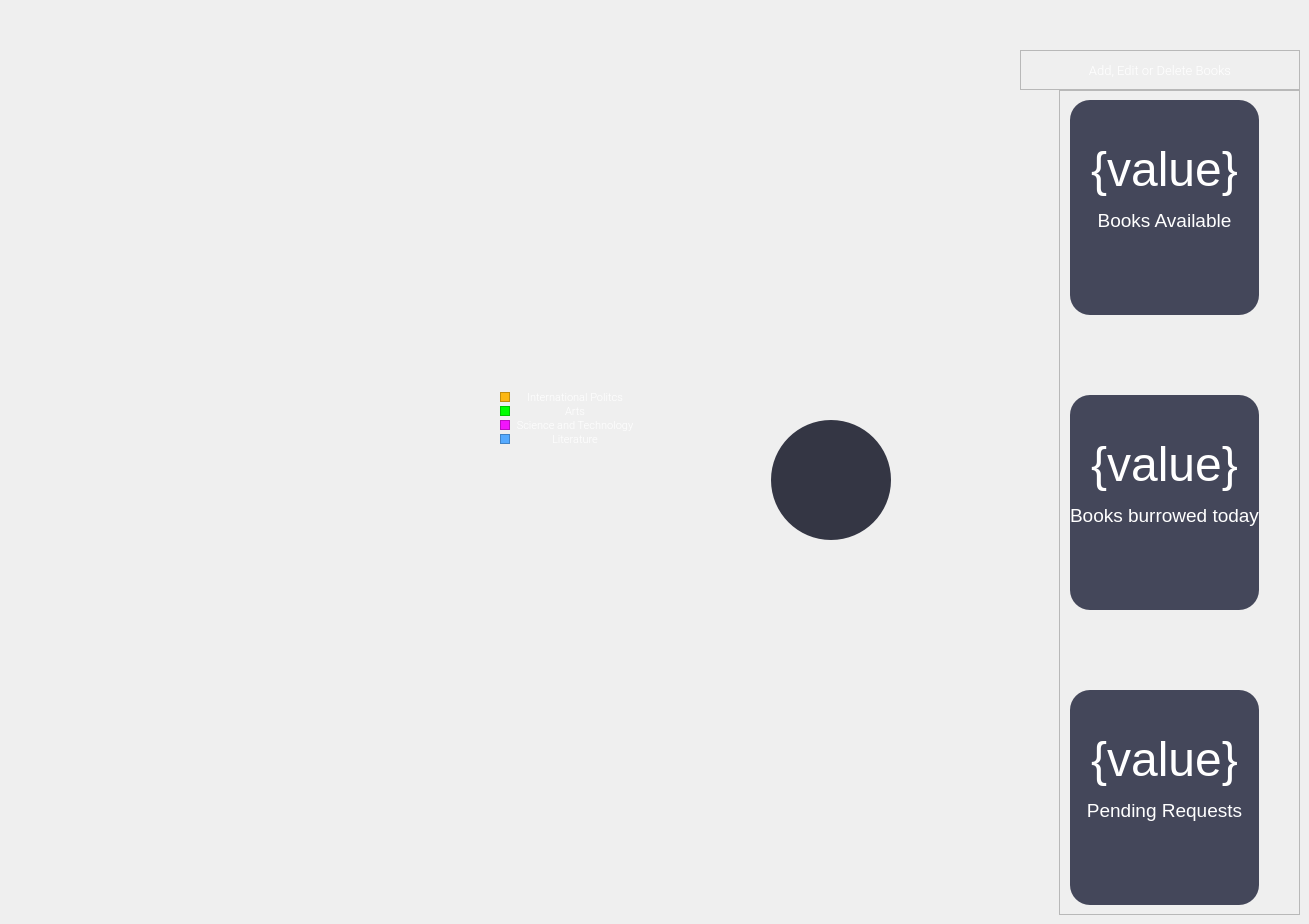
               <widget class="QWidget" name="page">
                <widget class="QFrame" name="frame_63">
                 <property name="geometry">
                  <rect>
                   <x>1020</x>
                   <y>50</y>
                   <width>280</width>
                   <height>865</height>
                  </rect>
                 </property>
                 <property name="maximumSize">
                  <size>
                   <width>280</width>
                   <height>16777215</height>
                  </size>
                 </property>
                 <property name="frameShape">
                  <enum>QFrame::NoFrame</enum>
                 </property>
                 <property name="frameShadow">
                  <enum>QFrame::Plain</enum>
                 </property>
                 <layout class="QVBoxLayout" name="verticalLayout_53">
                  <property name="spacing">
                   <number>0</number>
                  </property>
                  <property name="leftMargin">
                   <number>0</number>
                  </property>
                  <property name="topMargin">
                   <number>0</number>
                  </property>
                  <property name="rightMargin">
                   <number>0</number>
                  </property>
                  <property name="bottomMargin">
                   <number>0</number>
                  </property>
                  <item>
                   <widget class="QFrame" name="frame_98">
                    <property name="minimumSize">
                     <size>
                      <width>0</width>
                      <height>40</height>
                     </size>
                    </property>
                    <property name="maximumSize">
                     <size>
                      <width>16777215</width>
                      <height>40</height>
                     </size>
                    </property>
                    <property name="frameShape">
                     <enum>QFrame::StyledPanel</enum>
                    </property>
                    <property name="frameShadow">
                     <enum>QFrame::Raised</enum>
                    </property>
                    <layout class="QHBoxLayout" name="horizontalLayout_79">
                     <item>
                      <widget class="QLabel" name="allbooksLable_30">
                       <property name="font">
                        <font>
                         <family>Roboto Light</family>
                         <pointsize>10</pointsize>
                        </font>
                       </property>
                       <property name="styleSheet">
                        <string notr="true">color:white;</string>
                       </property>
                       <property name="text">
                        <string>Add, Edit or Delete Books</string>
                       </property>
                       <property name="alignment">
                        <set>Qt::AlignCenter</set>
                       </property>
                      </widget>
                     </item>
                    </layout>
                   </widget>
                  </item>
                  <item alignment="Qt::AlignRight">
                   <widget class="QFrame" name="frame_99">
                    <property name="maximumSize">
                     <size>
                      <width>280</width>
                      <height>16777215</height>
                     </size>
                    </property>
                    <property name="frameShape">
                     <enum>QFrame::StyledPanel</enum>
                    </property>
                    <property name="frameShadow">
                     <enum>QFrame::Raised</enum>
                    </property>
                    <layout class="QVBoxLayout" name="verticalLayout_54">
                     <property name="spacing">
                      <number>80</number>
                     </property>
                     <property name="leftMargin">
                      <number>10</number>
                     </property>
                     <property name="rightMargin">
                      <number>40</number>
                     </property>
                     <item>
                      <widget class="QLabel" name="booksAvailLabel_9">
                       <property name="styleSheet">
                        <string notr="true">QLabel{
	border-radius: 20px;
	background-color: rgb(68, 71, 90);
	
	font: 25 8pt &quot;Roboto Thin&quot;;
	color: white;
}</string>
                       </property>
                       <property name="text">
                        <string>&lt;html&gt;&lt;head/&gt;&lt;body&gt;&lt;p align=&quot;center&quot;&gt;&lt;span style=&quot; font-size:36pt;&quot;&gt;{value}&lt;/span&gt;&lt;/p&gt;&lt;p align=&quot;center&quot;&gt;&lt;span style=&quot; font-size:14pt;&quot;&gt;Books Available&lt;/span&gt;&lt;/p&gt;&lt;p&gt;&lt;br/&gt;&lt;/p&gt;&lt;/body&gt;&lt;/html&gt;</string>
                       </property>
                      </widget>
                     </item>
                     <item>
                      <widget class="QLabel" name="label_19">
                       <property name="styleSheet">
                        <string notr="true">QLabel{
	border-radius: 20px;
	background-color: rgb(68, 71, 90);
	
	font: 25 8pt &quot;Roboto Thin&quot;;
	color: white;
}</string>
                       </property>
                       <property name="text">
                        <string>&lt;html&gt;&lt;head/&gt;&lt;body&gt;&lt;p align=&quot;center&quot;&gt;&lt;span style=&quot; font-size:36pt;&quot;&gt;{value}&lt;/span&gt;&lt;/p&gt;&lt;p align=&quot;center&quot;&gt;&lt;span style=&quot; font-size:14pt;&quot;&gt;Books burrowed today&lt;/span&gt;&lt;/p&gt;&lt;p&gt;&lt;br/&gt;&lt;/p&gt;&lt;/body&gt;&lt;/html&gt;</string>
                       </property>
                      </widget>
                     </item>
                     <item>
                      <widget class="QLabel" name="label_20">
                       <property name="styleSheet">
                        <string notr="true">QLabel{
	border-radius: 20px;
	background-color: rgb(68, 71, 90);
	
	font: 25 8pt &quot;Roboto Thin&quot;;
	color: white;
}</string>
                       </property>
                       <property name="text">
                        <string>&lt;html&gt;&lt;head/&gt;&lt;body&gt;&lt;p align=&quot;center&quot;&gt;&lt;span style=&quot; font-size:36pt;&quot;&gt;{value}&lt;/span&gt;&lt;/p&gt;&lt;p align=&quot;center&quot;&gt;&lt;span style=&quot; font-size:14pt;&quot;&gt;Pending Requests&lt;/span&gt;&lt;/p&gt;&lt;p&gt;&lt;br/&gt;&lt;/p&gt;&lt;/body&gt;&lt;/html&gt;</string>
                       </property>
                      </widget>
                     </item>
                    </layout>
                   </widget>
                  </item>
                 </layout>
                </widget>
                <widget class="QWidget" name="layoutWidget">
                 <property name="geometry">
                  <rect>
                   <x>500</x>
                   <y>300</y>
                   <width>136</width>
                   <height>232</height>
                  </rect>
                 </property>
                 <layout class="QGridLayout" name="gridLayout_17">
                  <property name="sizeConstraint">
                   <enum>QLayout::SetFixedSize</enum>
                  </property>
                  <property name="topMargin">
                   <number>30</number>
                  </property>
                  <property name="bottomMargin">
                   <number>30</number>
                  </property>
                  <property name="verticalSpacing">
                   <number>0</number>
                  </property>
                  <item row="4" column="1">
                   <widget class="QLabel" name="allbooksLable_33">
                    <property name="font">
                     <font>
                      <family>Roboto Light</family>
                      <pointsize>8</pointsize>
                     </font>
                    </property>
                    <property name="styleSheet">
                     <string notr="true">color:white;</string>
                    </property>
                    <property name="text">
                     <string>Literature</string>
                    </property>
                    <property name="alignment">
                     <set>Qt::AlignCenter</set>
                    </property>
                   </widget>
                  </item>
                  <item row="2" column="1">
                   <widget class="QLabel" name="allbooksLable_34">
                    <property name="font">
                     <font>
                      <family>Roboto Light</family>
                      <pointsize>8</pointsize>
                     </font>
                    </property>
                    <property name="styleSheet">
                     <string notr="true">color:white;</string>
                    </property>
                    <property name="text">
                     <string>Arts</string>
                    </property>
                    <property name="alignment">
                     <set>Qt::AlignCenter</set>
                    </property>
                   </widget>
                  </item>
                  <item row="2" column="0">
                   <widget class="QFrame" name="frame_128">
                    <property name="maximumSize">
                     <size>
                      <width>16777215</width>
                      <height>10</height>
                     </size>
                    </property>
                    <property name="styleSheet">
                     <string notr="true">background-color: rgb(0, 255, 0);</string>
                    </property>
                    <property name="frameShape">
                     <enum>QFrame::StyledPanel</enum>
                    </property>
                    <property name="frameShadow">
                     <enum>QFrame::Raised</enum>
                    </property>
                   </widget>
                  </item>
                  <item row="4" column="0">
                   <widget class="QFrame" name="frame_129">
                    <property name="minimumSize">
                     <size>
                      <width>0</width>
                      <height>10</height>
                     </size>
                    </property>
                    <property name="maximumSize">
                     <size>
                      <width>16777215</width>
                      <height>10</height>
                     </size>
                    </property>
                    <property name="styleSheet">
                     <string notr="true">background-color: rgb(85, 170, 255);</string>
                    </property>
                    <property name="frameShape">
                     <enum>QFrame::StyledPanel</enum>
                    </property>
                    <property name="frameShadow">
                     <enum>QFrame::Raised</enum>
                    </property>
                   </widget>
                  </item>
                  <item row="5" column="1">
                   <spacer name="verticalSpacer_5">
                    <property name="orientation">
                     <enum>Qt::Vertical</enum>
                    </property>
                    <property name="sizeType">
                     <enum>QSizePolicy::Fixed</enum>
                    </property>
                    <property name="sizeHint" stdset="0">
                     <size>
                      <width>20</width>
                      <height>60</height>
                     </size>
                    </property>
                   </spacer>
                  </item>
                  <item row="1" column="1">
                   <widget class="QLabel" name="allbooksLable_35">
                    <property name="font">
                     <font>
                      <family>Roboto Light</family>
                      <pointsize>8</pointsize>
                     </font>
                    </property>
                    <property name="styleSheet">
                     <string notr="true">color:white;</string>
                    </property>
                    <property name="text">
                     <string>International Politcs</string>
                    </property>
                    <property name="alignment">
                     <set>Qt::AlignCenter</set>
                    </property>
                   </widget>
                  </item>
                  <item row="3" column="1">
                   <widget class="QLabel" name="allbooksLable_36">
                    <property name="font">
                     <font>
                      <family>Roboto Light</family>
                      <pointsize>8</pointsize>
                     </font>
                    </property>
                    <property name="styleSheet">
                     <string notr="true">color:white;</string>
                    </property>
                    <property name="text">
                     <string>Science and Technology</string>
                    </property>
                    <property name="alignment">
                     <set>Qt::AlignCenter</set>
                    </property>
                   </widget>
                  </item>
                  <item row="1" column="0">
                   <widget class="QFrame" name="frame_130">
                    <property name="minimumSize">
                     <size>
                      <width>10</width>
                      <height>10</height>
                     </size>
                    </property>
                    <property name="maximumSize">
                     <size>
                      <width>10</width>
                      <height>10</height>
                     </size>
                    </property>
                    <property name="styleSheet">
                     <string notr="true">background-color: rgb(252, 183, 20);</string>
                    </property>
                    <property name="frameShape">
                     <enum>QFrame::StyledPanel</enum>
                    </property>
                    <property name="frameShadow">
                     <enum>QFrame::Raised</enum>
                    </property>
                   </widget>
                  </item>
                  <item row="3" column="0">
                   <widget class="QFrame" name="frame_131">
                    <property name="minimumSize">
                     <size>
                      <width>0</width>
                      <height>10</height>
                     </size>
                    </property>
                    <property name="maximumSize">
                     <size>
                      <width>16777215</width>
                      <height>10</height>
                     </size>
                    </property>
                    <property name="styleSheet">
                     <string notr="true">background-color: rgb(242, 21, 252);</string>
                    </property>
                    <property name="frameShape">
                     <enum>QFrame::StyledPanel</enum>
                    </property>
                    <property name="frameShadow">
                     <enum>QFrame::Raised</enum>
                    </property>
                   </widget>
                  </item>
                  <item row="0" column="1">
                   <spacer name="verticalSpacer_6">
                    <property name="orientation">
                     <enum>Qt::Vertical</enum>
                    </property>
                    <property name="sizeType">
                     <enum>QSizePolicy::Fixed</enum>
                    </property>
                    <property name="sizeHint" stdset="0">
                     <size>
                      <width>20</width>
                      <height>60</height>
                     </size>
                    </property>
                   </spacer>
                  </item>
                 </layout>
                </widget>
                <widget class="QFrame" name="CircularProgress_7">
                 <property name="geometry">
                  <rect>
                   <x>741</x>
                   <y>390</y>
                   <width>180</width>
                   <height>180</height>
                  </rect>
                 </property>
                 <property name="minimumSize">
                  <size>
                   <width>180</width>
                   <height>180</height>
                  </size>
                 </property>
                 <property name="maximumSize">
                  <size>
                   <width>180</width>
                   <height>180</height>
                  </size>
                 </property>
                 <property name="styleSheet">
                  <string notr="true">QFrame{
	border-radius: 90px;
	background-color: qconicalgradient(cx:0.5, cy:0.5, angle:0, 
	stop:0  rgba(85, 170, 255, 255), stop:0.373979  rgba(85, 170, 255, 255), 
	stop:0.373991 rgb(255, 0, 255), stop:0.624018 rgb(175, 137, 233),
 	stop: 0.624043 rgb(252, 183, 20), stop:0.82334 rgb(252, 183, 20), 
	stop:0.82566 rgb(0, 255, 0), stop:1 rgb(0, 255, 0));
}
</string>
                 </property>
                 <property name="frameShape">
                  <enum>QFrame::NoFrame</enum>
                 </property>
                 <property name="frameShadow">
                  <enum>QFrame::Raised</enum>
                 </property>
                 <layout class="QHBoxLayout" name="horizontalLayout_86">
                  <item>
                   <widget class="QFrame" name="container_8">
                    <property name="minimumSize">
                     <size>
                      <width>120</width>
                      <height>120</height>
                     </size>
                    </property>
                    <property name="maximumSize">
                     <size>
                      <width>120</width>
                      <height>120</height>
                     </size>
                    </property>
                    <property name="styleSheet">
                     <string notr="true">QFrame{
	background-color: rgb(52, 54, 68);
	border-radius: 60px;
}</string>
                    </property>
                    <property name="frameShape">
                     <enum>QFrame::NoFrame</enum>
                    </property>
                    <property name="frameShadow">
                     <enum>QFrame::Raised</enum>
                    </property>
                   </widget>
                  </item>
                 </layout>
                </widget>
               </widget>
